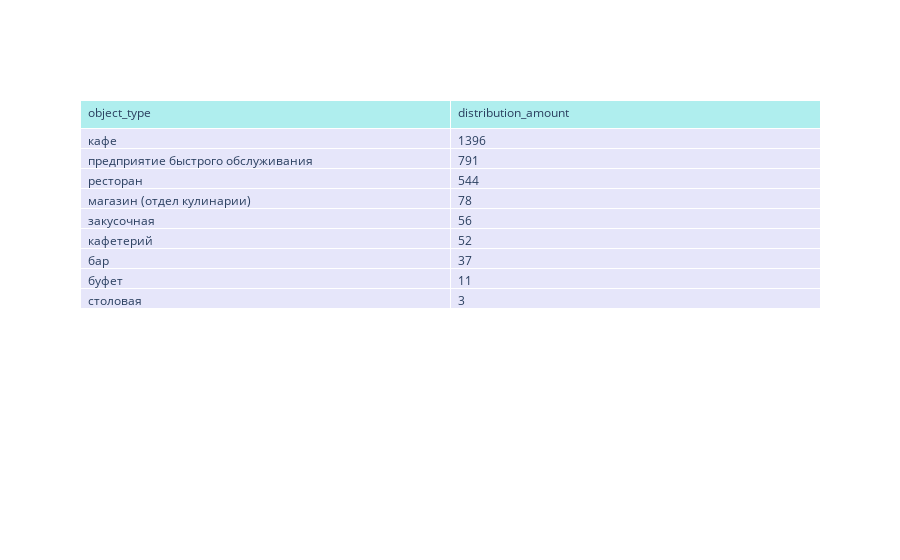

Notebook code for this chart:
### Markdown cell above
**Сетевое распространение объектов обзественного питания.**

### Code cell
chain_distribution = df.query('chain == "да"').groupby('object_type').agg({'id': 'count'}).reset_index()
chain_distribution.columns = ['object_type', 'distribution_amount']
chain_distribution_sorted = chain_distribution.sort_values(by='distribution_amount', ascending=False)
#chain_distribution_sorted

fig = go.Figure(data=[go.Table(
    header=dict(values=list(chain_distribution_sorted.columns),
                fill_color='paleturquoise',
                align='left'),
    cells=dict(values=[chain_distribution_sorted.object_type, chain_distribution_sorted.distribution_amount],
               fill_color='lavender',
               align='left'))
])

fig.show()

### Figure 1 — Plotly figure (JSON) as saved in the notebook; plotly's stock layout.template omitted (floating-point values rounded to 4 significant figures)
{"data": [{"cells": {"align": "left", "fill": {"color": "lavender"}, "values": [["кафе", "предприятие быстрого обслуживания", "ресторан", "магазин (отдел кулинарии)", "закусочная", "кафетерий", "бар", "буфет", "столовая"], [1396, 791, 544, 78, 56, 52, 37, 11, 3]]}, "header": {"align": "left", "fill": {"color": "paleturquoise"}, "values": ["object_type", "distribution_amount"]}, "type": "table"}], "layout": {}}
